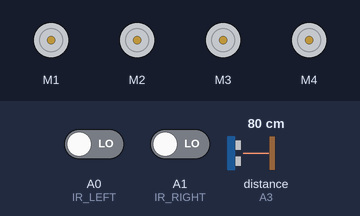
Bench run of a sketch on a simulated Arduino Uno, built with avr-gcc and run on an emulated ATmega328P. On the bench: 4 × DC motor (green arrow = forward, orange = backward, longer = faster). Wiring (inferred from the names in the program): ultrasonic range finder: trigger A2; echo A3. Inputs (shaded band) come from the test bench; at power-on: A0 (IR_LEFT) LOW, A1 (IR_RIGHT) LOW, distance to the obstacle (sensor on A3) 80 cm. The echo pulse lasts 58.3 µs per cm.

Above: at 1.2 s.
1.3 s: A0 (IR_LEFT) driven HIGH
At 1.7 s:
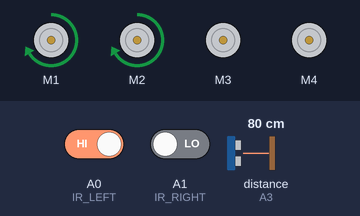
2.8 s: A1 (IR_RIGHT) driven HIGH
At 4.0 s:
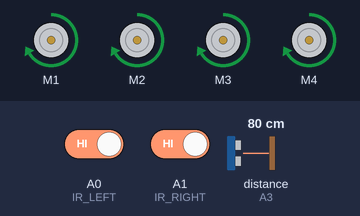
4.3 s: A0 (IR_LEFT) driven LOW
At 5.1 s:
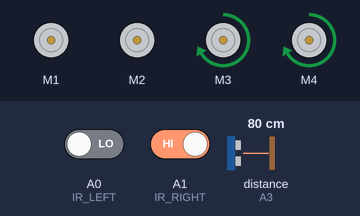
5.8 s: A1 (IR_RIGHT) driven LOW
At 6.4 s:
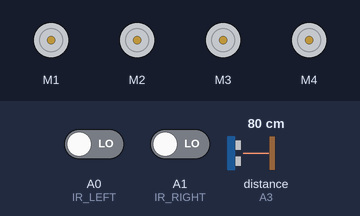
Timing chart, 0 to 8.3 s (numbered marks = the images above; inputs shaded):
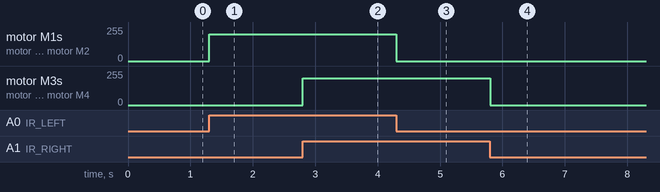

The sketch:

line_follower_bot.ino
```cpp
#include <AFMotor.h>

// IR sensors
#define IR_LEFT   A0
#define IR_RIGHT  A1

// Ultrasonic pins
#define TRIG_PIN  A2
#define ECHO_PIN  A3

// Motors
AF_DCMotor motorL1(1);
AF_DCMotor motorL2(2);
AF_DCMotor motorR1(3);
AF_DCMotor motorR2(4);

int motorSpeed = 200;
int obstacleDistance = 15; // cm

void setup()
{
  pinMode(IR_LEFT, INPUT);
  pinMode(IR_RIGHT, INPUT);

  pinMode(TRIG_PIN, OUTPUT);
  pinMode(ECHO_PIN, INPUT);

  motorL1.setSpeed(motorSpeed);
  motorL2.setSpeed(motorSpeed);
  motorR1.setSpeed(motorSpeed);
  motorR2.setSpeed(motorSpeed);

  stopMotors();
}

void loop()
{
  long distance = getDistance();

  // Obstacle detected → STOP
  if (distance > 0 && distance <= obstacleDistance)
  {
    stopMotors();
    return;
  }

  int leftIR  = digitalRead(IR_LEFT);
  int rightIR = digitalRead(IR_RIGHT);

  // Line follower logic
  if (leftIR == HIGH && rightIR == HIGH)
  {
    forward();        // both on black
  }
  else if (leftIR == LOW && rightIR == HIGH)
  {
    turnLeft();       // left off line
  }
  else if (leftIR == HIGH && rightIR == LOW)
  {
    turnRight();      // right off line
  }
  else
  {
    stopMotors();     // no line
  }
}

// ---------- Ultrasonic ----------

long getDistance()
{
  digitalWrite(TRIG_PIN, LOW);
  delayMicroseconds(2);

  digitalWrite(TRIG_PIN, HIGH);
  delayMicroseconds(10);
  digitalWrite(TRIG_PIN, LOW);

  long duration = pulseIn(ECHO_PIN, HIGH, 25000);
  if (duration == 0) return -1;

  return duration * 0.034 / 2;
}

// ---------- Motor Control ----------

void forward()
{
  motorL1.run(FORWARD);
  motorL2.run(FORWARD);
  motorR1.run(FORWARD);
  motorR2.run(FORWARD);
}

void turnLeft()
{
  motorL1.run(RELEASE);
  motorL2.run(RELEASE);
  motorR1.run(FORWARD);
  motorR2.run(FORWARD);
}

void turnRight()
{
  motorL1.run(FORWARD);
  motorL2.run(FORWARD);
  motorR1.run(RELEASE);
  motorR2.run(RELEASE);
}

void stopMotors()
{
  motorL1.run(RELEASE);
  motorL2.run(RELEASE);
  motorR1.run(RELEASE);
  motorR2.run(RELEASE);
}
```

Measured:
- after the input at 1.3 s, motor M1, motor M2: stopped → forward 200/255 at once
- after the input at 2.8 s, motor M3, motor M4: stopped → forward 200/255 at once
- after the input at 4.3 s, motor M1, motor M2: forward 200/255 → stopped at once
- after the input at 5.8 s, motor M3, motor M4: forward 200/255 → stopped at once
